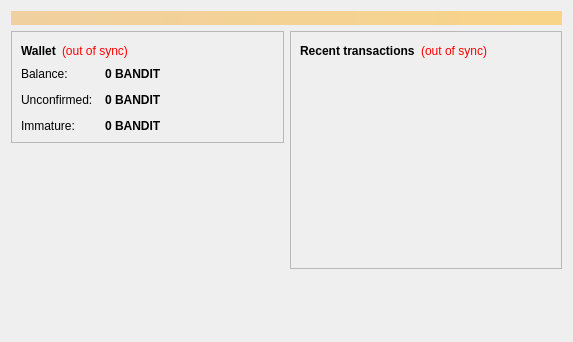
<?xml version="1.0" encoding="UTF-8"?>
<ui version="4.0">
 <class>OverviewPage</class>
 <widget class="QWidget" name="OverviewPage">
  <property name="geometry">
   <rect>
    <x>0</x>
    <y>0</y>
    <width>573</width>
    <height>342</height>
   </rect>
  </property>
  <property name="windowTitle">
   <string>Form</string>
  </property>
  <layout class="QVBoxLayout" name="topLayout">
   <item>
    <widget class="QLabel" name="labelAlerts">
     <property name="visible">
      <bool>false</bool>
     </property>
     <property name="styleSheet">
      <string notr="true">background-color: qlineargradient(x1: 0, y1: 0, x2: 1, y2: 0, stop:0 #F0D0A0, stop:1 #F8D488); color:#000000;</string>
     </property>
     <property name="wordWrap">
      <bool>true</bool>
     </property>
     <property name="margin">
      <number>3</number>
     </property>
    </widget>
   </item>
   <item>
    <layout class="QHBoxLayout" name="horizontalLayout" stretch="1,1">
     <item>
      <layout class="QVBoxLayout" name="verticalLayout_2">
       <item>
        <widget class="QFrame" name="frame">
         <property name="frameShape">
          <enum>QFrame::StyledPanel</enum>
         </property>
         <property name="frameShadow">
          <enum>QFrame::Raised</enum>
         </property>
         <layout class="QVBoxLayout" name="verticalLayout_4">
          <item>
           <layout class="QHBoxLayout" name="horizontalLayout_4">
            <item>
             <widget class="QLabel" name="label_5">
              <property name="font">
               <font>
                <weight>75</weight>
                <bold>true</bold>
               </font>
              </property>
              <property name="text">
               <string>Wallet</string>
              </property>
             </widget>
            </item>
            <item>
             <widget class="QLabel" name="labelWalletStatus">
              <property name="toolTip">
               <string>The displayed information may be out of date. Your wallet automatically synchronizes with the Banditcoin network after a connection is established, but this process has not completed yet.</string>
              </property>
              <property name="styleSheet">
               <string notr="true">QLabel { color: red; }</string>
              </property>
              <property name="text">
               <string notr="true">(out of sync)</string>
              </property>
              <property name="alignment">
               <set>Qt::AlignLeading|Qt::AlignLeft|Qt::AlignVCenter</set>
              </property>
             </widget>
            </item>
            <item>
             <spacer name="horizontalSpacer_2">
              <property name="orientation">
               <enum>Qt::Horizontal</enum>
              </property>
              <property name="sizeHint" stdset="0">
               <size>
                <width>40</width>
                <height>20</height>
               </size>
              </property>
             </spacer>
            </item>
           </layout>
          </item>
          <item>
           <layout class="QFormLayout" name="formLayout_2">
            <property name="fieldGrowthPolicy">
             <enum>QFormLayout::AllNonFixedFieldsGrow</enum>
            </property>
            <property name="horizontalSpacing">
             <number>12</number>
            </property>
            <property name="verticalSpacing">
             <number>12</number>
            </property>
            <item row="0" column="0">
             <widget class="QLabel" name="label">
              <property name="text">
               <string>Balance:</string>
              </property>
             </widget>
            </item>
            <item row="0" column="1">
             <widget class="QLabel" name="labelBalance">
              <property name="font">
               <font>
                <weight>75</weight>
                <bold>true</bold>
               </font>
              </property>
              <property name="cursor">
               <cursorShape>IBeamCursor</cursorShape>
              </property>
              <property name="toolTip">
               <string>Your current balance</string>
              </property>
              <property name="text">
               <string notr="true">0 BANDIT</string>
              </property>
              <property name="textInteractionFlags">
               <set>Qt::LinksAccessibleByMouse|Qt::TextSelectableByKeyboard|Qt::TextSelectableByMouse</set>
              </property>
             </widget>
            </item>
            <item row="1" column="0">
             <widget class="QLabel" name="label_3">
              <property name="text">
               <string>Unconfirmed:</string>
              </property>
             </widget>
            </item>
            <item row="1" column="1">
             <widget class="QLabel" name="labelUnconfirmed">
              <property name="font">
               <font>
                <weight>75</weight>
                <bold>true</bold>
               </font>
              </property>
              <property name="cursor">
               <cursorShape>IBeamCursor</cursorShape>
              </property>
              <property name="toolTip">
               <string>Total of transactions that have yet to be confirmed, and do not yet count toward the current balance</string>
              </property>
              <property name="text">
               <string notr="true">0 BANDIT</string>
              </property>
              <property name="textInteractionFlags">
               <set>Qt::LinksAccessibleByMouse|Qt::TextSelectableByKeyboard|Qt::TextSelectableByMouse</set>
              </property>
             </widget>
            </item>
            <item row="2" column="0">
             <widget class="QLabel" name="labelImmatureText">
              <property name="text">
               <string>Immature:</string>
              </property>
             </widget>
            </item>
            <item row="2" column="1">
             <widget class="QLabel" name="labelImmature">
              <property name="font">
               <font>
                <weight>75</weight>
                <bold>true</bold>
               </font>
              </property>
              <property name="toolTip">
               <string>Mined balance that has not yet matured</string>
              </property>
              <property name="text">
               <string notr="true">0 BANDIT</string>
              </property>
              <property name="textInteractionFlags">
               <set>Qt::LinksAccessibleByMouse|Qt::TextSelectableByKeyboard|Qt::TextSelectableByMouse</set>
              </property>
             </widget>
            </item>
           </layout>
          </item>
         </layout>
        </widget>
       </item>
       <item>
        <spacer name="verticalSpacer">
         <property name="orientation">
          <enum>Qt::Vertical</enum>
         </property>
         <property name="sizeHint" stdset="0">
          <size>
           <width>20</width>
           <height>40</height>
          </size>
         </property>
        </spacer>
       </item>
      </layout>
     </item>
     <item>
      <layout class="QVBoxLayout" name="verticalLayout_3">
       <item>
        <widget class="QFrame" name="frame_2">
         <property name="frameShape">
          <enum>QFrame::StyledPanel</enum>
         </property>
         <property name="frameShadow">
          <enum>QFrame::Raised</enum>
         </property>
         <layout class="QVBoxLayout" name="verticalLayout">
          <item>
           <layout class="QHBoxLayout" name="horizontalLayout_2">
            <item>
             <widget class="QLabel" name="label_4">
              <property name="text">
               <string>&lt;b&gt;Recent transactions&lt;/b&gt;</string>
              </property>
             </widget>
            </item>
            <item>
             <widget class="QLabel" name="labelTransactionsStatus">
              <property name="toolTip">
               <string>The displayed information may be out of date. Your wallet automatically synchronizes with the Banditcoin network after a connection is established, but this process has not completed yet.</string>
              </property>
              <property name="styleSheet">
               <string notr="true">QLabel { color: red; }</string>
              </property>
              <property name="text">
               <string notr="true">(out of sync)</string>
              </property>
              <property name="alignment">
               <set>Qt::AlignRight|Qt::AlignTrailing|Qt::AlignVCenter</set>
              </property>
             </widget>
            </item>
            <item>
             <spacer name="horizontalSpacer">
              <property name="orientation">
               <enum>Qt::Horizontal</enum>
              </property>
              <property name="sizeHint" stdset="0">
               <size>
                <width>40</width>
                <height>20</height>
               </size>
              </property>
             </spacer>
            </item>
           </layout>
          </item>
          <item>
           <widget class="QListView" name="listTransactions">
            <property name="styleSheet">
             <string notr="true">QListView { background: transparent; }</string>
            </property>
            <property name="frameShape">
             <enum>QFrame::NoFrame</enum>
            </property>
            <property name="verticalScrollBarPolicy">
             <enum>Qt::ScrollBarAlwaysOff</enum>
            </property>
            <property name="horizontalScrollBarPolicy">
             <enum>Qt::ScrollBarAlwaysOff</enum>
            </property>
            <property name="selectionMode">
             <enum>QAbstractItemView::NoSelection</enum>
            </property>
           </widget>
          </item>
         </layout>
        </widget>
       </item>
       <item>
        <spacer name="verticalSpacer_2">
         <property name="orientation">
          <enum>Qt::Vertical</enum>
         </property>
         <property name="sizeHint" stdset="0">
          <size>
           <width>20</width>
           <height>40</height>
          </size>
         </property>
        </spacer>
       </item>
      </layout>
     </item>
    </layout>
   </item>
  </layout>
 </widget>
 <resources/>
 <connections/>
</ui>
